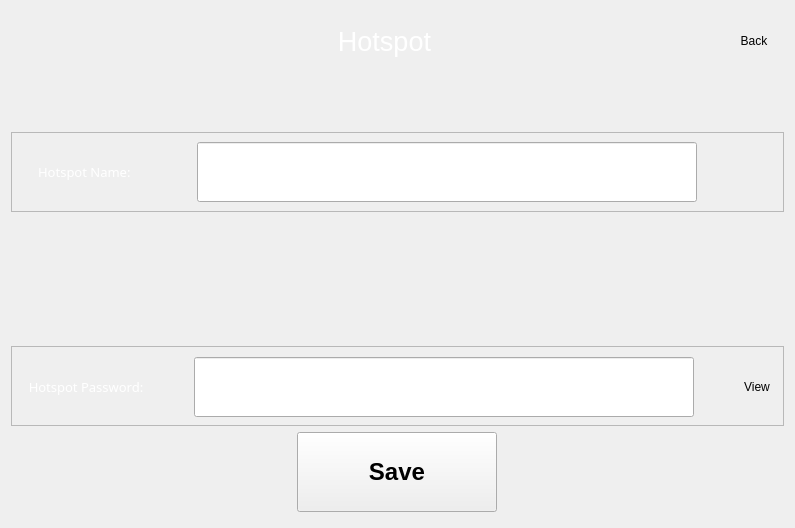
  <widget class="QWidget" name="hotspot_page">
   <layout class="QVBoxLayout" name="verticalLayout_12">
    <item>
     <layout class="QHBoxLayout" name="hospot_page_header_layout">
      <item>
       <spacer name="horizontalSpacer_4">
        <property name="orientation">
         <enum>Qt::Horizontal</enum>
        </property>
        <property name="sizeType">
         <enum>QSizePolicy::Minimum</enum>
        </property>
        <property name="sizeHint" stdset="0">
         <size>
          <width>40</width>
          <height>20</height>
         </size>
        </property>
       </spacer>
      </item>
      <item>
       <widget class="QLabel" name="hotspot_header_title">
        <property name="palette">
         <palette>
          <active>
           <colorrole role="WindowText">
            <brush brushstyle="SolidPattern">
             <color alpha="255">
              <red>255</red>
              <green>255</green>
              <blue>255</blue>
             </color>
            </brush>
           </colorrole>
           <colorrole role="Text">
            <brush brushstyle="SolidPattern">
             <color alpha="255">
              <red>255</red>
              <green>255</green>
              <blue>255</blue>
             </color>
            </brush>
           </colorrole>
          </active>
          <inactive>
           <colorrole role="WindowText">
            <brush brushstyle="SolidPattern">
             <color alpha="255">
              <red>255</red>
              <green>255</green>
              <blue>255</blue>
             </color>
            </brush>
           </colorrole>
           <colorrole role="Text">
            <brush brushstyle="SolidPattern">
             <color alpha="255">
              <red>255</red>
              <green>255</green>
              <blue>255</blue>
             </color>
            </brush>
           </colorrole>
          </inactive>
          <disabled>
           <colorrole role="WindowText">
            <brush brushstyle="SolidPattern">
             <color alpha="255">
              <red>120</red>
              <green>120</green>
              <blue>120</blue>
             </color>
            </brush>
           </colorrole>
           <colorrole role="Text">
            <brush brushstyle="SolidPattern">
             <color alpha="255">
              <red>120</red>
              <green>120</green>
              <blue>120</blue>
             </color>
            </brush>
           </colorrole>
          </disabled>
         </palette>
        </property>
        <property name="font">
         <font>
          <pointsize>20</pointsize>
         </font>
        </property>
        <property name="text">
         <string>Hotspot</string>
        </property>
        <property name="alignment">
         <set>Qt::AlignCenter</set>
        </property>
       </widget>
      </item>
      <item>
       <widget class="IconButton" name="hotspot_back_button">
        <property name="minimumSize">
         <size>
          <width>60</width>
          <height>60</height>
         </size>
        </property>
        <property name="maximumSize">
         <size>
          <width>60</width>
          <height>60</height>
         </size>
        </property>
        <property name="text">
         <string>Back</string>
        </property>
        <property name="flat">
         <bool>true</bool>
        </property>
        <property name="class" stdset="0">
         <string>back_btn</string>
        </property>
        <property name="button_type" stdset="0">
         <string>icon</string>
        </property>
        <property name="icon_pixmap" stdset="0">
         <pixmap resource="resources/icon_resources.qrc">:/ui/media/btn_icons/back.svg</pixmap>
        </property>
       </widget>
      </item>
     </layout>
    </item>
    <item>
     <layout class="QVBoxLayout" name="hotspot_page_content_layout">
      <property name="topMargin">
       <number>5</number>
      </property>
      <property name="bottomMargin">
       <number>5</number>
      </property>
      <item>
       <spacer name="verticalSpacer_6">
        <property name="orientation">
         <enum>Qt::Vertical</enum>
        </property>
        <property name="sizeType">
         <enum>QSizePolicy::Minimum</enum>
        </property>
        <property name="sizeHint" stdset="0">
         <size>
          <width>20</width>
          <height>50</height>
         </size>
        </property>
       </spacer>
      </item>
      <item>
       <widget class="BlocksCustomFrame" name="frame_6">
        <property name="sizePolicy">
         <sizepolicy hsizetype="Expanding" vsizetype="Expanding">
          <horstretch>0</horstretch>
          <verstretch>0</verstretch>
         </sizepolicy>
        </property>
        <property name="minimumSize">
         <size>
          <width>70</width>
          <height>80</height>
         </size>
        </property>
        <property name="frameShape">
         <enum>QFrame::StyledPanel</enum>
        </property>
        <property name="frameShadow">
         <enum>QFrame::Raised</enum>
        </property>
        <widget class="QWidget" name="layoutWidget_6">
         <property name="geometry">
          <rect>
           <x>0</x>
           <y>10</y>
           <width>776</width>
           <height>61</height>
          </rect>
         </property>
         <layout class="QHBoxLayout" name="horizontalLayout_11">
          <item>
           <widget class="QLabel" name="hotspot_info_name_label">
            <property name="sizePolicy">
             <sizepolicy hsizetype="Preferred" vsizetype="Maximum">
              <horstretch>0</horstretch>
              <verstretch>0</verstretch>
             </sizepolicy>
            </property>
            <property name="minimumSize">
             <size>
              <width>0</width>
              <height>0</height>
             </size>
            </property>
            <property name="maximumSize">
             <size>
              <width>150</width>
              <height>16777215</height>
             </size>
            </property>
            <property name="palette">
             <palette>
              <active>
               <colorrole role="WindowText">
                <brush brushstyle="SolidPattern">
                 <color alpha="255">
                  <red>255</red>
                  <green>255</green>
                  <blue>255</blue>
                 </color>
                </brush>
               </colorrole>
               <colorrole role="Text">
                <brush brushstyle="SolidPattern">
                 <color alpha="255">
                  <red>255</red>
                  <green>255</green>
                  <blue>255</blue>
                 </color>
                </brush>
               </colorrole>
              </active>
              <inactive>
               <colorrole role="WindowText">
                <brush brushstyle="SolidPattern">
                 <color alpha="255">
                  <red>255</red>
                  <green>255</green>
                  <blue>255</blue>
                 </color>
                </brush>
               </colorrole>
               <colorrole role="Text">
                <brush brushstyle="SolidPattern">
                 <color alpha="255">
                  <red>255</red>
                  <green>255</green>
                  <blue>255</blue>
                 </color>
                </brush>
               </colorrole>
              </inactive>
              <disabled>
               <colorrole role="WindowText">
                <brush brushstyle="SolidPattern">
                 <color alpha="255">
                  <red>120</red>
                  <green>120</green>
                  <blue>120</blue>
                 </color>
                </brush>
               </colorrole>
               <colorrole role="Text">
                <brush brushstyle="SolidPattern">
                 <color alpha="255">
                  <red>120</red>
                  <green>120</green>
                  <blue>120</blue>
                 </color>
                </brush>
               </colorrole>
              </disabled>
             </palette>
            </property>
            <property name="font">
             <font>
              <family>Momcake</family>
              <pointsize>10</pointsize>
             </font>
            </property>
            <property name="text">
             <string>Hotspot Name: </string>
            </property>
            <property name="alignment">
             <set>Qt::AlignCenter</set>
            </property>
           </widget>
          </item>
          <item alignment="Qt::AlignHCenter">
           <widget class="BlocksCustomLinEdit" name="hotspot_name_input_field">
            <property name="sizePolicy">
             <sizepolicy hsizetype="Expanding" vsizetype="MinimumExpanding">
              <horstretch>0</horstretch>
              <verstretch>0</verstretch>
             </sizepolicy>
            </property>
            <property name="minimumSize">
             <size>
              <width>500</width>
              <height>40</height>
             </size>
            </property>
            <property name="maximumSize">
             <size>
              <width>500</width>
              <height>60</height>
             </size>
            </property>
            <property name="font">
             <font>
              <pointsize>12</pointsize>
             </font>
            </property>
            <property name="echoMode">
             <enum>QLineEdit::Password</enum>
            </property>
           </widget>
          </item>
          <item>
           <spacer name="horizontalSpacer_5">
            <property name="orientation">
             <enum>Qt::Horizontal</enum>
            </property>
            <property name="sizeType">
             <enum>QSizePolicy::Minimum</enum>
            </property>
            <property name="sizeHint" stdset="0">
             <size>
              <width>60</width>
              <height>20</height>
             </size>
            </property>
           </spacer>
          </item>
         </layout>
        </widget>
       </widget>
      </item>
      <item>
       <spacer name="verticalSpacer_5">
        <property name="orientation">
         <enum>Qt::Vertical</enum>
        </property>
        <property name="sizeType">
         <enum>QSizePolicy::Minimum</enum>
        </property>
        <property name="sizeHint" stdset="0">
         <size>
          <width>773</width>
          <height>128</height>
         </size>
        </property>
       </spacer>
      </item>
      <item>
       <widget class="BlocksCustomFrame" name="frame_7">
        <property name="sizePolicy">
         <sizepolicy hsizetype="Expanding" vsizetype="Minimum">
          <horstretch>0</horstretch>
          <verstretch>0</verstretch>
         </sizepolicy>
        </property>
        <property name="minimumSize">
         <size>
          <width>0</width>
          <height>80</height>
         </size>
        </property>
        <property name="frameShape">
         <enum>QFrame::StyledPanel</enum>
        </property>
        <property name="frameShadow">
         <enum>QFrame::Raised</enum>
        </property>
        <widget class="QWidget" name="layoutWidget_7">
         <property name="geometry">
          <rect>
           <x>0</x>
           <y>10</y>
           <width>776</width>
           <height>62</height>
          </rect>
         </property>
         <layout class="QHBoxLayout" name="horizontalLayout_12">
          <item>
           <widget class="QLabel" name="hotspot_info_password_label">
            <property name="sizePolicy">
             <sizepolicy hsizetype="Preferred" vsizetype="Maximum">
              <horstretch>0</horstretch>
              <verstretch>0</verstretch>
             </sizepolicy>
            </property>
            <property name="minimumSize">
             <size>
              <width>0</width>
              <height>0</height>
             </size>
            </property>
            <property name="maximumSize">
             <size>
              <width>150</width>
              <height>16777215</height>
             </size>
            </property>
            <property name="palette">
             <palette>
              <active>
               <colorrole role="WindowText">
                <brush brushstyle="SolidPattern">
                 <color alpha="255">
                  <red>255</red>
                  <green>255</green>
                  <blue>255</blue>
                 </color>
                </brush>
               </colorrole>
               <colorrole role="Button">
                <brush brushstyle="SolidPattern">
                 <color alpha="255">
                  <red>255</red>
                  <green>255</green>
                  <blue>255</blue>
                 </color>
                </brush>
               </colorrole>
               <colorrole role="Light">
                <brush brushstyle="SolidPattern">
                 <color alpha="255">
                  <red>255</red>
                  <green>255</green>
                  <blue>255</blue>
                 </color>
                </brush>
               </colorrole>
               <colorrole role="Midlight">
                <brush brushstyle="SolidPattern">
                 <color alpha="255">
                  <red>255</red>
                  <green>255</green>
                  <blue>255</blue>
                 </color>
                </brush>
               </colorrole>
               <colorrole role="Dark">
                <brush brushstyle="SolidPattern">
                 <color alpha="255">
                  <red>127</red>
                  <green>127</green>
                  <blue>127</blue>
                 </color>
                </brush>
               </colorrole>
               <colorrole role="Mid">
                <brush brushstyle="SolidPattern">
                 <color alpha="255">
                  <red>170</red>
                  <green>170</green>
                  <blue>170</blue>
                 </color>
                </brush>
               </colorrole>
               <colorrole role="Text">
                <brush brushstyle="SolidPattern">
                 <color alpha="255">
                  <red>255</red>
                  <green>255</green>
                  <blue>255</blue>
                 </color>
                </brush>
               </colorrole>
               <colorrole role="BrightText">
                <brush brushstyle="SolidPattern">
                 <color alpha="255">
                  <red>255</red>
                  <green>255</green>
                  <blue>255</blue>
                 </color>
                </brush>
               </colorrole>
               <colorrole role="ButtonText">
                <brush brushstyle="SolidPattern">
                 <color alpha="255">
                  <red>0</red>
                  <green>0</green>
                  <blue>0</blue>
                 </color>
                </brush>
               </colorrole>
               <colorrole role="Base">
                <brush brushstyle="SolidPattern">
                 <color alpha="255">
                  <red>255</red>
                  <green>255</green>
                  <blue>255</blue>
                 </color>
                </brush>
               </colorrole>
               <colorrole role="Window">
                <brush brushstyle="SolidPattern">
                 <color alpha="255">
                  <red>255</red>
                  <green>255</green>
                  <blue>255</blue>
                 </color>
                </brush>
               </colorrole>
               <colorrole role="Shadow">
                <brush brushstyle="SolidPattern">
                 <color alpha="255">
                  <red>0</red>
                  <green>0</green>
                  <blue>0</blue>
                 </color>
                </brush>
               </colorrole>
               <colorrole role="AlternateBase">
                <brush brushstyle="SolidPattern">
                 <color alpha="255">
                  <red>255</red>
                  <green>255</green>
                  <blue>255</blue>
                 </color>
                </brush>
               </colorrole>
               <colorrole role="ToolTipBase">
                <brush brushstyle="SolidPattern">
                 <color alpha="255">
                  <red>255</red>
                  <green>255</green>
                  <blue>220</blue>
                 </color>
                </brush>
               </colorrole>
               <colorrole role="ToolTipText">
                <brush brushstyle="SolidPattern">
                 <color alpha="255">
                  <red>0</red>
                  <green>0</green>
                  <blue>0</blue>
                 </color>
                </brush>
               </colorrole>
              </active>
              <inactive>
               <colorrole role="WindowText">
                <brush brushstyle="SolidPattern">
                 <color alpha="255">
                  <red>255</red>
                  <green>255</green>
                  <blue>255</blue>
                 </color>
                </brush>
               </colorrole>
               <colorrole role="Button">
                <brush brushstyle="SolidPattern">
                 <color alpha="255">
                  <red>255</red>
                  <green>255</green>
                  <blue>255</blue>
                 </color>
                </brush>
               </colorrole>
               <colorrole role="Light">
                <brush brushstyle="SolidPattern">
                 <color alpha="255">
                  <red>255</red>
                  <green>255</green>
                  <blue>255</blue>
                 </color>
                </brush>
               </colorrole>
               <colorrole role="Midlight">
                <brush brushstyle="SolidPattern">
                 <color alpha="255">
                  <red>255</red>
                  <green>255</green>
                  <blue>255</blue>
                 </color>
                </brush>
               </colorrole>
               <colorrole role="Dark">
                <brush brushstyle="SolidPattern">
                 <color alpha="255">
                  <red>127</red>
                  <green>127</green>
                  <blue>127</blue>
                 </color>
                </brush>
               </colorrole>
               <colorrole role="Mid">
                <brush brushstyle="SolidPattern">
                 <color alpha="255">
                  <red>170</red>
                  <green>170</green>
                  <blue>170</blue>
                 </color>
                </brush>
               </colorrole>
               <colorrole role="Text">
                <brush brushstyle="SolidPattern">
                 <color alpha="255">
                  <red>255</red>
                  <green>255</green>
                  <blue>255</blue>
                 </color>
                </brush>
               </colorrole>
               <colorrole role="BrightText">
                <brush brushstyle="SolidPattern">
                 <color alpha="255">
                  <red>255</red>
                  <green>255</green>
                  <blue>255</blue>
                 </color>
                </brush>
               </colorrole>
               <colorrole role="ButtonText">
                <brush brushstyle="SolidPattern">
                 <color alpha="255">
                  <red>0</red>
                  <green>0</green>
                  <blue>0</blue>
                 </color>
                </brush>
               </colorrole>
               <colorrole role="Base">
                <brush brushstyle="SolidPattern">
                 <color alpha="255">
                  <red>255</red>
                  <green>255</green>
                  <blue>255</blue>
                 </color>
                </brush>
               </colorrole>
               <colorrole role="Window">
                <brush brushstyle="SolidPattern">
                 <color alpha="255">
                  <red>255</red>
                  <green>255</green>
                  <blue>255</blue>
                 </color>
                </brush>
               </colorrole>
               <colorrole role="Shadow">
                <brush brushstyle="SolidPattern">
                 <color alpha="255">
                  <red>0</red>
                  <green>0</green>
                  <blue>0</blue>
                 </color>
                </brush>
               </colorrole>
               <colorrole role="AlternateBase">
                <brush brushstyle="SolidPattern">
                 <color alpha="255">
                  <red>255</red>
                  <green>255</green>
                  <blue>255</blue>
                 </color>
                </brush>
               </colorrole>
               <colorrole role="ToolTipBase">
                <brush brushstyle="SolidPattern">
                 <color alpha="255">
                  <red>255</red>
                  <green>255</green>
                  <blue>220</blue>
                 </color>
                </brush>
               </colorrole>
               <colorrole role="ToolTipText">
                <brush brushstyle="SolidPattern">
                 <color alpha="255">
                  <red>0</red>
                  <green>0</green>
                  <blue>0</blue>
                 </color>
                </brush>
               </colorrole>
              </inactive>
              <disabled>
               <colorrole role="WindowText">
                <brush brushstyle="SolidPattern">
                 <color alpha="255">
                  <red>127</red>
                  <green>127</green>
                  <blue>127</blue>
                 </color>
                </brush>
               </colorrole>
               <colorrole role="Button">
                <brush brushstyle="SolidPattern">
                 <color alpha="255">
                  <red>255</red>
                  <green>255</green>
                  <blue>255</blue>
                 </color>
                </brush>
               </colorrole>
               <colorrole role="Light">
                <brush brushstyle="SolidPattern">
                 <color alpha="255">
                  <red>255</red>
                  <green>255</green>
                  <blue>255</blue>
                 </color>
                </brush>
               </colorrole>
               <colorrole role="Midlight">
                <brush brushstyle="SolidPattern">
                 <color alpha="255">
                  <red>255</red>
                  <green>255</green>
                  <blue>255</blue>
                 </color>
                </brush>
               </colorrole>
               <colorrole role="Dark">
                <brush brushstyle="SolidPattern">
                 <color alpha="255">
                  <red>127</red>
                  <green>127</green>
                  <blue>127</blue>
                 </color>
                </brush>
               </colorrole>
               <colorrole role="Mid">
                <brush brushstyle="SolidPattern">
                 <color alpha="255">
                  <red>170</red>
                  <green>170</green>
                  <blue>170</blue>
                 </color>
                </brush>
               </colorrole>
               <colorrole role="Text">
                <brush brushstyle="SolidPattern">
                 <color alpha="255">
                  <red>127</red>
                  <green>127</green>
                  <blue>127</blue>
                 </color>
                </brush>
               </colorrole>
               <colorrole role="BrightText">
                <brush brushstyle="SolidPattern">
                 <color alpha="255">
                  <red>255</red>
                  <green>255</green>
                  <blue>255</blue>
                 </color>
                </brush>
               </colorrole>
               <colorrole role="ButtonText">
                <brush brushstyle="SolidPattern">
                 <color alpha="255">
                  <red>127</red>
                  <green>127</green>
                  <blue>127</blue>
                 </color>
                </brush>
               </colorrole>
               <colorrole role="Base">
                <brush brushstyle="SolidPattern">
                 <color alpha="255">
                  <red>255</red>
                  <green>255</green>
                  <blue>255</blue>
                 </color>
                </brush>
               </colorrole>
               <colorrole role="Window">
                <brush brushstyle="SolidPattern">
                 <color alpha="255">
                  <red>255</red>
                  <green>255</green>
                  <blue>255</blue>
                 </color>
                </brush>
               </colorrole>
               <colorrole role="Shadow">
                <brush brushstyle="SolidPattern">
                 <color alpha="255">
                  <red>0</red>
                  <green>0</green>
                  <blue>0</blue>
                 </color>
                </brush>
               </colorrole>
               <colorrole role="AlternateBase">
                <brush brushstyle="SolidPattern">
                 <color alpha="255">
                  <red>255</red>
                  <green>255</green>
                  <blue>255</blue>
                 </color>
                </brush>
               </colorrole>
               <colorrole role="ToolTipBase">
                <brush brushstyle="SolidPattern">
                 <color alpha="255">
                  <red>255</red>
                  <green>255</green>
                  <blue>220</blue>
                 </color>
                </brush>
               </colorrole>
               <colorrole role="ToolTipText">
                <brush brushstyle="SolidPattern">
                 <color alpha="255">
                  <red>0</red>
                  <green>0</green>
                  <blue>0</blue>
                 </color>
                </brush>
               </colorrole>
              </disabled>
             </palette>
            </property>
            <property name="font">
             <font>
              <family>Momcake</family>
              <pointsize>10</pointsize>
             </font>
            </property>
            <property name="text">
             <string>Hotspot Password:</string>
            </property>
            <property name="alignment">
             <set>Qt::AlignCenter</set>
            </property>
           </widget>
          </item>
          <item alignment="Qt::AlignHCenter">
           <widget class="BlocksCustomLinEdit" name="hotspot_password_input_field">
            <property name="sizePolicy">
             <sizepolicy hsizetype="Expanding" vsizetype="MinimumExpanding">
              <horstretch>0</horstretch>
              <verstretch>0</verstretch>
             </sizepolicy>
            </property>
            <property name="minimumSize">
             <size>
              <width>500</width>
              <height>40</height>
             </size>
            </property>
            <property name="maximumSize">
             <size>
              <width>500</width>
              <height>60</height>
             </size>
            </property>
            <property name="font">
             <font>
              <pointsize>12</pointsize>
             </font>
            </property>
            <property name="echoMode">
             <enum>QLineEdit::Password</enum>
            </property>
           </widget>
          </item>
          <item>
           <widget class="IconButton" name="hotspot_password_view_button">
            <property name="minimumSize">
             <size>
              <width>60</width>
              <height>60</height>
             </size>
            </property>
            <property name="maximumSize">
             <size>
              <width>60</width>
              <height>60</height>
             </size>
            </property>
            <property name="text">
             <string>View</string>
            </property>
            <property name="flat">
             <bool>true</bool>
            </property>
            <property name="class" stdset="0">
             <string>back_btn</string>
            </property>
            <property name="button_type" stdset="0">
             <string>icon</string>
            </property>
            <property name="icon_pixmap" stdset="0">
             <pixmap resource="resources/icon_resources.qrc">:/ui/media/btn_icons/unsee.svg</pixmap>
            </property>
           </widget>
          </item>
         </layout>
        </widget>
       </widget>
      </item>
      <item alignment="Qt::AlignHCenter|Qt::AlignVCenter">
       <widget class="BlocksCustomButton" name="hotspot_change_confirm">
        <property name="minimumSize">
         <size>
          <width>200</width>
          <height>80</height>
         </size>
        </property>
        <property name="maximumSize">
         <size>
          <width>250</width>
          <height>100</height>
         </size>
        </property>
        <property name="font">
         <font>
          <pointsize>18</pointsize>
          <weight>75</weight>
          <bold>true</bold>
         </font>
        </property>
        <property name="text">
         <string>Save</string>
        </property>
        <property name="icon_pixmap" stdset="0">
         <pixmap resource="resources/icon_resources.qrc">:/ui/media/btn_icons/save.svg</pixmap>
        </property>
       </widget>
      </item>
     </layout>
    </item>
   </layout>
  </widget>
